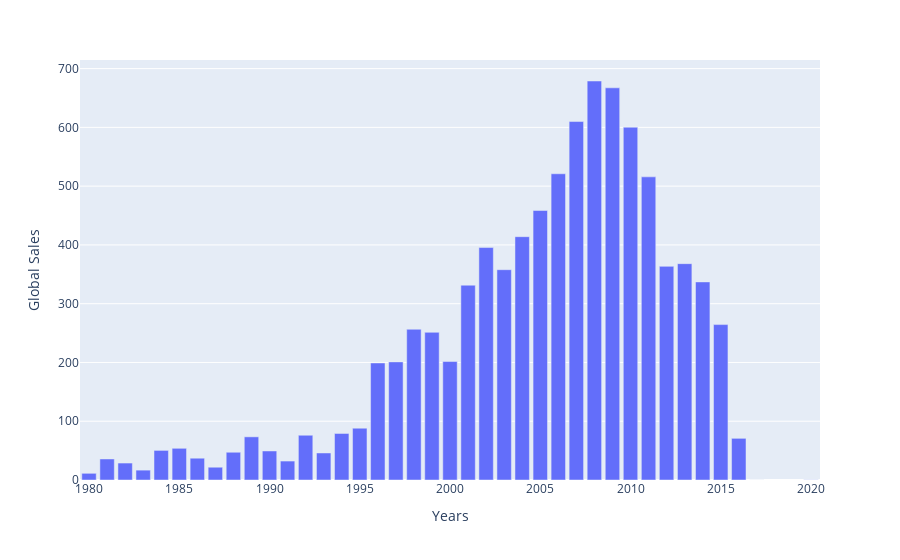

The code cell stored with this chart in its notebook:
### Code cell
unique_year = df['Year'].sort_values()
unique_year = unique_year.unique()
dict = {}
for i in unique_year:
    data = df[df['Year'] == i]
    dict[i] = data['Global_Sales'].sum()
    
px.bar(x=dict.keys(), y=dict.values(), labels={"x": "Years", "y": "Global Sales"})

### Figure 1 — Plotly figure (JSON) as saved in the notebook; plotly's stock layout.template omitted (floating-point values rounded to 4 significant figures)
{"data": [{"alignmentgroup": "True", "hovertemplate": "Years=%{x}<br>Global Sales=%{y}<extra></extra>", "legendgroup": "", "marker": {"color": "#636efa", "pattern": {"shape": ""}}, "name": "", "offsetgroup": "", "orientation": "v", "showlegend": false, "textposition": "auto", "type": "bar", "x": ["1980-01-01T00:00:00", "1981-01-01T00:00:00", "1982-01-01T00:00:00", "1983-01-01T00:00:00", "1984-01-01T00:00:00", "1985-01-01T00:00:00", "1986-01-01T00:00:00", "1987-01-01T00:00:00", "1988-01-01T00:00:00", "1989-01-01T00:00:00", "1990-01-01T00:00:00", "1991-01-01T00:00:00", "1992-01-01T00:00:00", "1993-01-01T00:00:00", "1994-01-01T00:00:00", "1995-01-01T00:00:00", "1996-01-01T00:00:00", "1997-01-01T00:00:00", "1998-01-01T00:00:00", "1999-01-01T00:00:00", "2000-01-01T00:00:00", "2001-01-01T00:00:00", "2002-01-01T00:00:00", "2003-01-01T00:00:00", "2004-01-01T00:00:00", "2005-01-01T00:00:00", "2006-01-01T00:00:00", "2007-01-01T00:00:00", "2008-01-01T00:00:00", "2009-01-01T00:00:00", "2010-01-01T00:00:00", "2011-01-01T00:00:00", "2012-01-01T00:00:00", "2013-01-01T00:00:00", "2014-01-01T00:00:00", "2015-01-01T00:00:00", "2016-01-01T00:00:00", "2017-01-01T00:00:00", "2020-01-01T00:00:00"], "xaxis": "x", "y": [11.38, 35.77, 28.86, 16.79, 50.36, 53.94, 37.07, 21.74, 47.22, 73.45, 49.39, 32.23, 76.16, 45.98, 79.17, 88.11, 199.1, 201.0, 256.5, 251.3, 201.6, 331.5, 395.5, 357.8, 414.0, 458.5, 521.0, 609.9, 678.9, 667.3, 600.3, 515.8, 363.5, 368.1, 337.0, 264.4, 70.9, 0.05, 0.29], "yaxis": "y"}], "layout": {"barmode": "relative", "legend": {"tracegroupgap": 0}, "margin": {"t": 60}, "xaxis": {"anchor": "y", "domain": [0, 1], "title": {"text": "Years"}}, "yaxis": {"anchor": "x", "domain": [0, 1], "title": {"text": "Global Sales"}}}}
